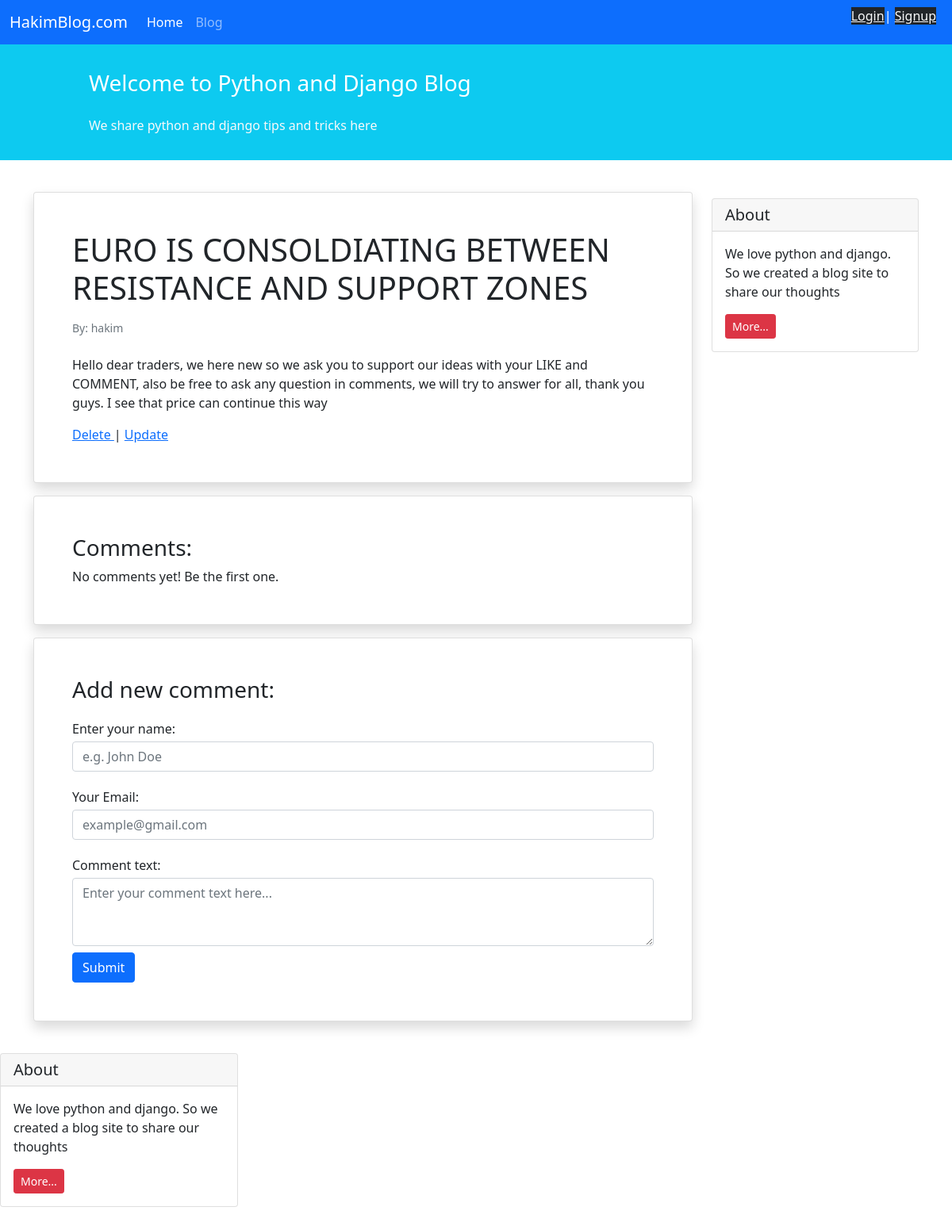
The app's page /blog/15 with its own data.
### blog/models.py (models this page shows, shortened)
class Post(models.Model):
    STATUS_CHOICES = (
        ('pub', 'Published'),
        ('drf', 'Draft'),
    )
    user = models.ForeignKey(get_user_model(), on_delete=models.CASCADE , related_name='user')
    title = models.CharField(max_length=100)
    text = models.TextField()
    datetime_created = models.DateTimeField(auto_now_add=True)
    datetime_modified = models.DateTimeField(auto_now=True)
    status = models.CharField(choices=STATUS_CHOICES, max_length=3)
    upload = models.ImageField(upload_to ='upload/')

### accounts/models.py (models this page shows)
class CustomUser(AbstractUser):
    pass

### blog/views.py (the view)
# urls.py: path("<int:pk>", PostDetail.as_view() , name='post_detail'),
class PostDetail(generic.DetailView):
    model= Post
    template_name = 'blog/post_detail.html'
    context_object_name = 'post'

### pages/templates/blog/post_detail.html (shortened to what this page needs)
{% extends '_base.html' %}
{% block content %}
    <div class="container mt-4">
        <div class="row">
            <div class="col-9">
                <div class="card shadow my-3 p-5">
                    <h1>{{ post.title }}</h1>
                    <p class="small text-muted mt-2">By: {{ post.user }}</p>
                    <p class="mt-2">{{ post.text }}</p>
                    <div>
                        <a href="{% url 'post_delete' post.pk %}"> Delete </a> | <a href="{% url 'post_update' post.pk %}"> Update </a>
                    </div>
                </div>
                <div class="card shadow my-3 p-5">
                    <h3>Comments:</h3>
                    No comments yet! Be the first one.
                </div>
                <div class="card shadow my-3 p-5">
                    <h3>Add new comment:</h3>
                    <form method="POST">
                        <div class="form-group py-2">
                            <label class="py-1" for="author_name">Enter your name:</label>
                            <input type="text" class="form-control" placeholder="e.g. John Doe" name="author_name">
                        </div>
                        <div class="form-group py-2">
                            <label class="py-1" for="email">Your Email:</label>
                            <input type="email" class="form-control" placeholder="example@gmail.com" name="email">
                        </div>
                        <div class="form-group py-2">
                            <label class="py-1" for="comment_text">Comment text:</label>
                            <textarea class="form-control" name="text" rows="3"
                                      placeholder="Enter your comment text here..."></textarea>
                        </div>
                        <button type="submit" class="btn btn-primary">Submit</button>
                    </form>
                </div>
            </div>
            <div class="col-3">
                <div class="card my-4">
                    <h5 class="card-header">About</h5>
                    <div class="card-body">
                        <p class="card-text">We love python and django. So we created a blog site to share our
                            thoughts</p>
                        <a href="#"
                           class="btn btn-sm btn-danger">
                            More...
                        </a>
                    </div>
                </div>
            </div>
        </div>
    </div>
{% endblock content %}

### records on screen
Post: title "EURO IS CONSOLDIATING BETWEEN RESISTANCE AND SUPPORT ZONES", user "hakim", text "Hello dear traders, we here new so we ask you to support our ideas with your LIKE and COMMENT, also be free to ask any question in comments, we will try to answer for all, thank you guys. I see that price can continue this way"
